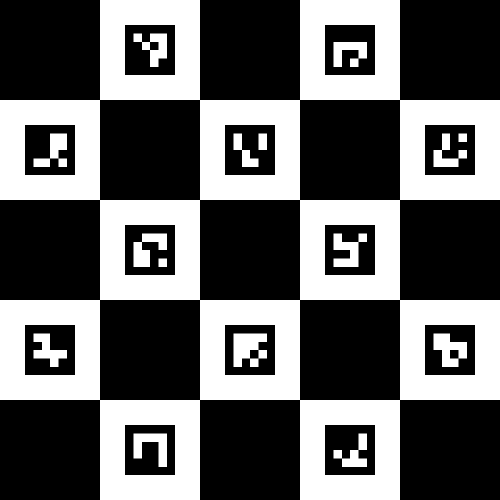
//> input picture python/charuco5x5.png, 1000 x 1000 px, given in place of shot.jpg, which was not available (shown at 1/2 size)
$ ./main   (built with g++ and OpenCV 4)
//> lines starting //> are read from the running program, lines starting //| are printed output that depends on the picture; after the words box and inside, x2 and y2 are one past the last pixel; in counts of white or black regions, pixels touching at a corner belong together; pictures that were not available may be replaced by others from this repository, and a replacement may not be noted
#include <opencv2/highgui.hpp>
#include <opencv2/core.hpp>
#include <opencv2/imgproc.hpp>
#include <opencv2/objdetect.hpp>
#include <opencv2/opencv.hpp>
#include <string>
#include <iostream>

using namespace cv;
using namespace std;

int main() {

    const string url = "https://192.168.0.103:8080/shot.jpg";
    namedWindow("win1", WINDOW_NORMAL);
    resizeWindow("win1", 960, 540);

    Mat frame, frameGray, frameBlur, frameThresh, frameCanny;
    vector<vector<Point> > contours;
    vector<Point> approx;
    vector<Vec4i> hierarchy;

    while(1){
        VideoCapture cam(url);
        if (!cam.isOpened()){
            cout << "Error opening video" << endl;
            cam.release();
            return -1;
        }
        int frame_width = cam.get(CV_CAP_PROP_FRAME_WIDTH);
        int frame_height = cam.get(CV_CAP_PROP_FRAME_HEIGHT);

        cam >> frame;
//> frame is the input picture: 1000 rows x 1000 cols, CV_8UC3; 38.9% white; 16 white regions, largest, box (x1, y1, x2, y2) and area: (0, 0, 1000, 1000) 360000, (467, 667, 534, 734) 3367, (867, 667, 934, 734) 2755
        if (frame.empty()) {
            cam.release();
            break;
        }
        cvtColor(frame, frameGray, CV_BGR2GRAY);
        GaussianBlur(frameGray, frameBlur, Size(3, 3), 0);
        threshold(frameBlur, frameThresh, 200, 255, THRESH_BINARY);
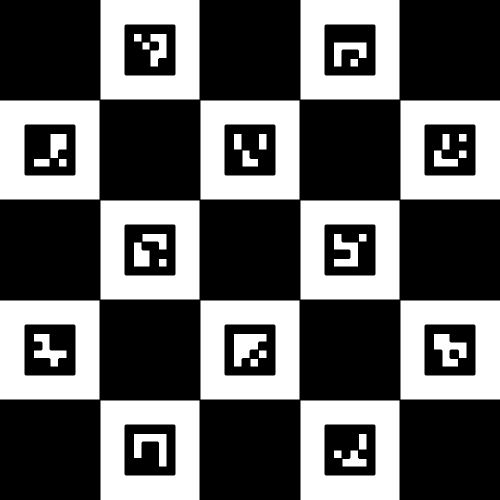
//> frameThresh: 1000 rows x 1000 cols, CV_8UC1 (shown at 1/2 size); 37.2% white; 41 white regions, largest, box (x1, y1, x2, y2) and area: (201, 0, 399, 199) 29010, (601, 0, 799, 199) 29010, (0, 201, 199, 399) 29010
        Canny(frameThresh, frameCanny, 100, 200);
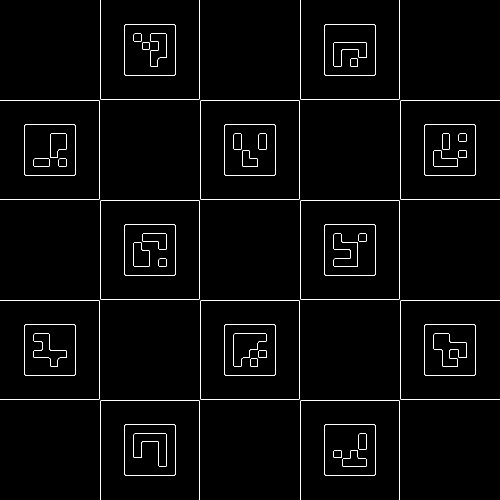
//> frameCanny: 1000 rows x 1000 cols, CV_8UC1 (shown at 1/2 size); 1.7% white in thin lines or dots

        findContours(frameCanny, contours, hierarchy, CV_RETR_TREE, CV_CHAIN_APPROX_SIMPLE, Point(0, 0));
//> contours = 98 contours, 8 with area under 20; largest, box (x1, y1, x2, y2) and area: (400, 600, 599, 799) 39201, (600, 400, 799, 599) 39201, (200, 400, 399, 599) 39201, (400, 200, 599, 399) 39201, (400, 600, 599, 799) 39200
        Mat drawing = Mat::zeros(frameCanny.size(), CV_8UC3);
        drawContours(drawing, contours, 0, Scalar(0, 255, 0), 1);
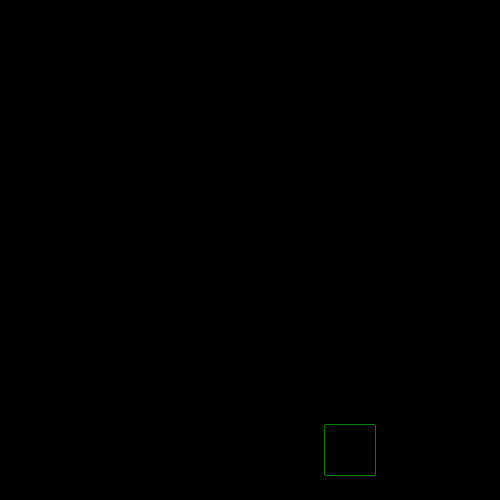
//> drawing: 1000 rows x 1000 cols, CV_8UC3 (shown at 1/2 size); mean B, G, R 0, 0.1, 0

        // [6 lines of commented-out code are left out]

        imshow("win1", frameThresh);


        char c = (char)waitKey(1);
//> the Esc key is pressed
        if(c == 27){
            cam.release();
            break;

        }

    }

    destroyAllWindows();


    // [59 lines of commented-out code are left out]
    return 0;
}

$ run again, on python/charuco6x6.png
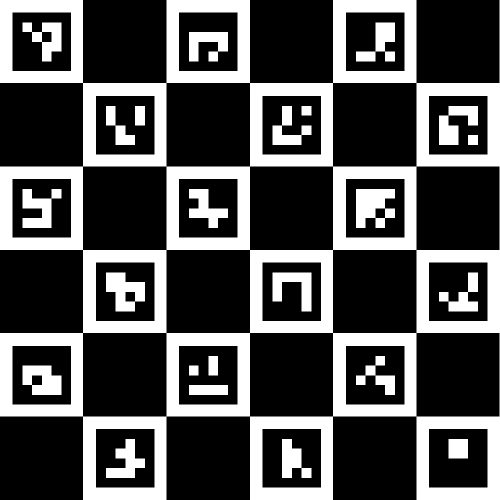
//> input picture python/charuco6x6.png, 1000 x 1000 px, given in place of shot.jpg, which was not available (shown at 1/2 size)
//> frame is the input picture: 1000 rows x 1000 cols, CV_8UC3; 30.9% white; 24 white regions, largest, box (x1, y1, x2, y2) and area: (0, 0, 1000, 1000) 254098, (712, 378, 790, 456) 4523, (212, 545, 290, 623) 3841
//> `threshold(frameBlur, frameThresh, 200, 255, THRESH_BINARY);`:
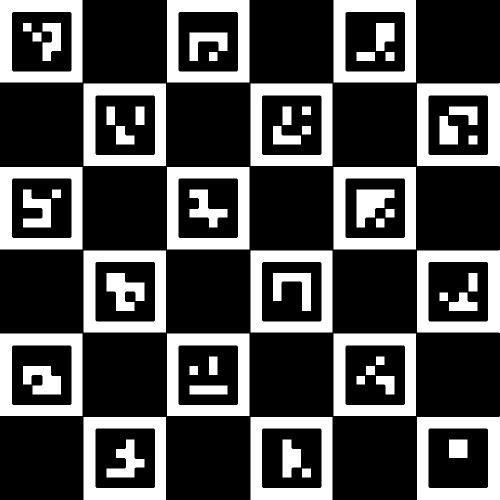
//> frameThresh: 1000 rows x 1000 cols, CV_8UC1 (shown at 1/2 size); 28.4% white; 59 white regions, largest, box (x1, y1, x2, y2) and area: (834, 833, 1000, 1000) 13409, (834, 166, 1000, 333) 13245, (167, 834, 332, 1000) 13241
//> `Canny(frameThresh, frameCanny, 100, 200);`:
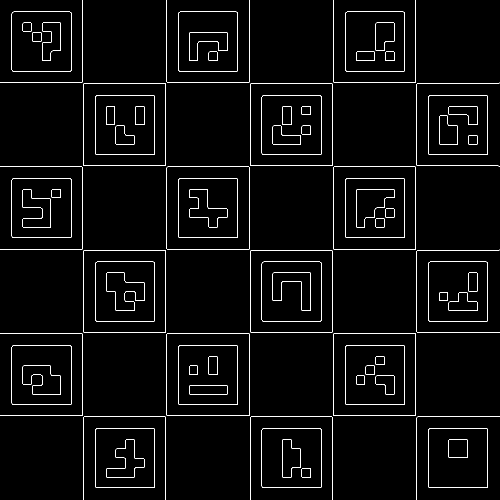
//> frameCanny: 1000 rows x 1000 cols, CV_8UC1 (shown at 1/2 size); 2.5% white in thin lines or dots
//> contours = 144 contours, 10 with area under 20; largest, box (x1, y1, x2, y2) and area: (666, 666, 832, 832) 27222, (333, 666, 499, 832) 27222, (666, 333, 832, 499) 27222, (333, 333, 499, 499) 27222, (166, 166, 332, 332) 27222

$ run again, on python/charuco7x7.png
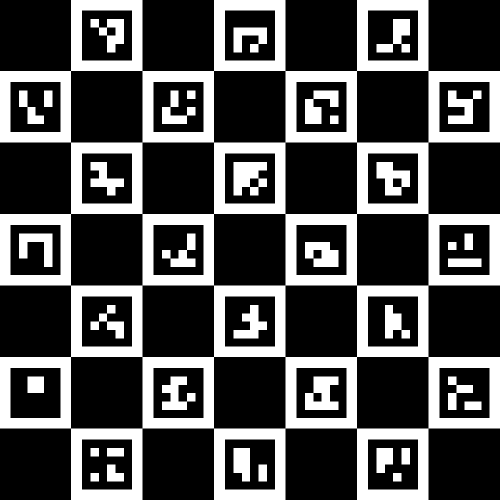
//> input picture python/charuco7x7.png, 1000 x 1000 px, given in place of shot.jpg, which was not available (shown at 1/2 size)
//> frame is the input picture: 1000 rows x 1000 cols, CV_8UC3; 30.5% white; 37 white regions, largest, box (x1, y1, x2, y2) and area: (0, 0, 1000, 1000) 249918, (467, 324, 534, 391) 3367, (610, 753, 677, 820) 3095
//> `threshold(frameBlur, frameThresh, 200, 255, THRESH_BINARY);`:
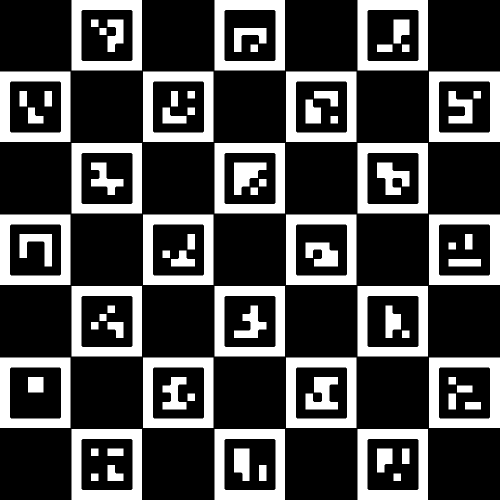
//> frameThresh: 1000 rows x 1000 cols, CV_8UC1 (shown at 1/2 size); 27.6% white; 81 white regions, largest, box (x1, y1, x2, y2) and area: (858, 143, 1000, 284) 9630, (858, 429, 1000, 570) 9630, (858, 715, 1000, 856) 9630
//> `Canny(frameThresh, frameCanny, 100, 200);`:
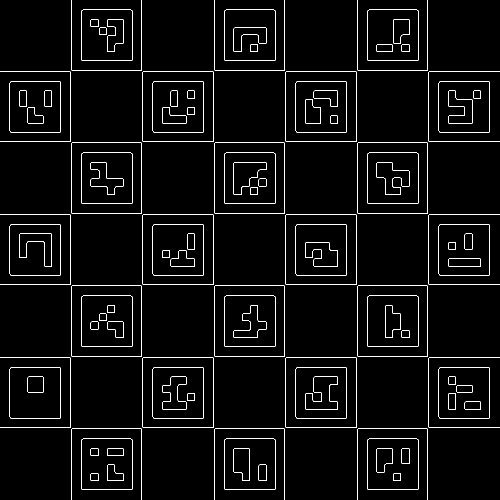
//> frameCanny: 1000 rows x 1000 cols, CV_8UC1 (shown at 1/2 size); 2.9% white in thin lines or dots
//> contours = 198 contours, 12 with area under 20; largest, box (x1, y1, x2, y2) and area: (571, 714, 713, 856) 19878, (285, 714, 427, 856) 19878, (714, 571, 856, 713) 19878, (428, 571, 570, 713) 19878, (142, 571, 284, 713) 19878
